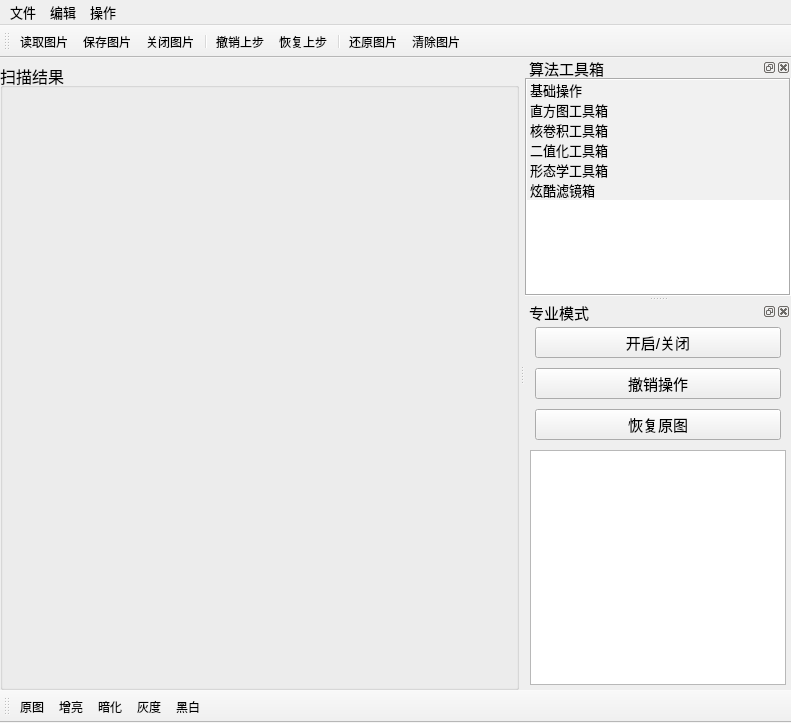
<?xml version="1.0" encoding="UTF-8"?>
<ui version="4.0">
 <class>MainWindow</class>
 <widget class="QMainWindow" name="MainWindow">
  <property name="geometry">
   <rect>
    <x>0</x>
    <y>0</y>
    <width>791</width>
    <height>723</height>
   </rect>
  </property>
  <property name="windowTitle">
   <string>Image Processor</string>
  </property>
  <property name="layoutDirection">
   <enum>Qt::LeftToRight</enum>
  </property>
  <property name="autoFillBackground">
   <bool>false</bool>
  </property>
  <property name="styleSheet">
   <string notr="true"/>
  </property>
  <property name="toolButtonStyle">
   <enum>Qt::ToolButtonIconOnly</enum>
  </property>
  <property name="documentMode">
   <bool>true</bool>
  </property>
  <property name="tabShape">
   <enum>QTabWidget::Rounded</enum>
  </property>
  <property name="dockNestingEnabled">
   <bool>true</bool>
  </property>
  <property name="dockOptions">
   <set>QMainWindow::AllowNestedDocks|QMainWindow::AllowTabbedDocks|QMainWindow::AnimatedDocks</set>
  </property>
  <property name="unifiedTitleAndToolBarOnMac">
   <bool>false</bool>
  </property>
  <widget class="QWidget" name="centralwidget">
   <property name="sizePolicy">
    <sizepolicy hsizetype="Expanding" vsizetype="Expanding">
     <horstretch>0</horstretch>
     <verstretch>0</verstretch>
    </sizepolicy>
   </property>
   <property name="maximumSize">
    <size>
     <width>16777215</width>
     <height>16777215</height>
    </size>
   </property>
   <layout class="QHBoxLayout" name="horizontalLayout_7">
    <property name="spacing">
     <number>0</number>
    </property>
    <property name="leftMargin">
     <number>0</number>
    </property>
    <property name="topMargin">
     <number>5</number>
    </property>
    <property name="rightMargin">
     <number>0</number>
    </property>
    <property name="bottomMargin">
     <number>0</number>
    </property>
    <item>
     <widget class="QSplitter" name="splitter">
      <property name="orientation">
       <enum>Qt::Horizontal</enum>
      </property>
      <widget class="QGroupBox" name="groupBox">
       <property name="font">
        <font>
         <pointsize>12</pointsize>
        </font>
       </property>
       <property name="title">
        <string>扫描结果</string>
       </property>
       <layout class="QVBoxLayout" name="initial_img">
        <property name="spacing">
         <number>0</number>
        </property>
        <property name="leftMargin">
         <number>0</number>
        </property>
        <property name="topMargin">
         <number>0</number>
        </property>
        <property name="rightMargin">
         <number>0</number>
        </property>
        <property name="bottomMargin">
         <number>0</number>
        </property>
       </layout>
      </widget>
     </widget>
    </item>
   </layout>
  </widget>
  <widget class="QMenuBar" name="menubar">
   <property name="geometry">
    <rect>
     <x>0</x>
     <y>0</y>
     <width>791</width>
     <height>29</height>
    </rect>
   </property>
   <property name="font">
    <font>
     <family>Microsoft YaHei</family>
     <pointsize>10</pointsize>
     <stylestrategy>PreferDefault</stylestrategy>
    </font>
   </property>
   <property name="autoFillBackground">
    <bool>false</bool>
   </property>
   <property name="styleSheet">
    <string notr="true"/>
   </property>
   <property name="defaultUp">
    <bool>false</bool>
   </property>
   <property name="nativeMenuBar">
    <bool>true</bool>
   </property>
   <widget class="QMenu" name="menuFile">
    <property name="font">
     <font>
      <pointsize>9</pointsize>
     </font>
    </property>
    <property name="contextMenuPolicy">
     <enum>Qt::DefaultContextMenu</enum>
    </property>
    <property name="styleSheet">
     <string notr="true"/>
    </property>
    <property name="title">
     <string>文件</string>
    </property>
    <addaction name="action_load_img"/>
    <addaction name="action_save_img"/>
   </widget>
   <widget class="QMenu" name="menu_edit">
    <property name="title">
     <string>编辑</string>
    </property>
    <addaction name="action_undo"/>
    <addaction name="action_redo"/>
    <addaction name="action_original_img"/>
    <addaction name="action_clear_img"/>
    <addaction name="action_close_img"/>
   </widget>
   <widget class="QMenu" name="menu">
    <property name="title">
     <string>操作</string>
    </property>
   </widget>
   <addaction name="menuFile"/>
   <addaction name="menu_edit"/>
   <addaction name="menu"/>
  </widget>
  <widget class="QToolBar" name="toolBar">
   <property name="windowTitle">
    <string>工具栏</string>
   </property>
   <property name="layoutDirection">
    <enum>Qt::LeftToRight</enum>
   </property>
   <property name="styleSheet">
    <string notr="true"/>
   </property>
   <property name="toolButtonStyle">
    <enum>Qt::ToolButtonIconOnly</enum>
   </property>
   <attribute name="toolBarArea">
    <enum>TopToolBarArea</enum>
   </attribute>
   <attribute name="toolBarBreak">
    <bool>false</bool>
   </attribute>
   <addaction name="action_load_img"/>
   <addaction name="action_save_img"/>
   <addaction name="action_close_img"/>
   <addaction name="separator"/>
   <addaction name="action_undo"/>
   <addaction name="action_redo"/>
   <addaction name="separator"/>
   <addaction name="action_original_img"/>
   <addaction name="action_clear_img"/>
  </widget>
  <widget class="QToolBar" name="Method_bar">
   <property name="font">
    <font>
     <weight>50</weight>
     <italic>false</italic>
     <bold>false</bold>
    </font>
   </property>
   <property name="windowTitle">
    <string>基础模式</string>
   </property>
   <property name="allowedAreas">
    <set>Qt::AllToolBarAreas</set>
   </property>
   <property name="iconSize">
    <size>
     <width>120</width>
     <height>120</height>
    </size>
   </property>
   <property name="toolButtonStyle">
    <enum>Qt::ToolButtonTextUnderIcon</enum>
   </property>
   <attribute name="toolBarArea">
    <enum>BottomToolBarArea</enum>
   </attribute>
   <attribute name="toolBarBreak">
    <bool>false</bool>
   </attribute>
   <addaction name="original"/>
   <addaction name="brighter"/>
   <addaction name="dimmer"/>
   <addaction name="graystyle"/>
   <addaction name="binary"/>
  </widget>
  <widget class="QDockWidget" name="dockWidget">
   <property name="minimumSize">
    <size>
     <width>89</width>
     <height>120</height>
    </size>
   </property>
   <property name="font">
    <font>
     <pointsize>11</pointsize>
    </font>
   </property>
   <property name="windowTitle">
    <string>算法工具箱</string>
   </property>
   <attribute name="dockWidgetArea">
    <number>2</number>
   </attribute>
   <widget class="QWidget" name="dockWidgetContents">
    <layout class="QVBoxLayout" name="verticalLayout">
     <property name="spacing">
      <number>0</number>
     </property>
     <property name="leftMargin">
      <number>0</number>
     </property>
     <property name="topMargin">
      <number>0</number>
     </property>
     <property name="rightMargin">
      <number>0</number>
     </property>
     <property name="bottomMargin">
      <number>0</number>
     </property>
     <item>
      <widget class="QSplitter" name="splitter_2">
       <property name="orientation">
        <enum>Qt::Vertical</enum>
       </property>
       <widget class="QFrame" name="frame_2">
        <property name="frameShape">
         <enum>QFrame::NoFrame</enum>
        </property>
        <property name="frameShadow">
         <enum>QFrame::Raised</enum>
        </property>
        <layout class="QVBoxLayout" name="verticalLayout_2">
         <property name="spacing">
          <number>0</number>
         </property>
         <property name="leftMargin">
          <number>0</number>
         </property>
         <property name="topMargin">
          <number>0</number>
         </property>
         <property name="rightMargin">
          <number>0</number>
         </property>
         <property name="bottomMargin">
          <number>0</number>
         </property>
         <item>
          <widget class="QTreeWidget" name="treeWidget_2">
           <property name="sizePolicy">
            <sizepolicy hsizetype="Expanding" vsizetype="Preferred">
             <horstretch>0</horstretch>
             <verstretch>0</verstretch>
            </sizepolicy>
           </property>
           <property name="autoFillBackground">
            <bool>false</bool>
           </property>
           <property name="styleSheet">
            <string notr="true">background-color: rgb(255, 255, 255);
selection-background-color: rgb(236, 236, 236);
alternate-background-color: rgb(232, 232, 232);</string>
           </property>
           <property name="frameShape">
            <enum>QFrame::Box</enum>
           </property>
           <property name="frameShadow">
            <enum>QFrame::Sunken</enum>
           </property>
           <property name="midLineWidth">
            <number>0</number>
           </property>
           <property name="editTriggers">
            <set>QAbstractItemView::DoubleClicked|QAbstractItemView::EditKeyPressed</set>
           </property>
           <property name="dragEnabled">
            <bool>false</bool>
           </property>
           <property name="selectionBehavior">
            <enum>QAbstractItemView::SelectRows</enum>
           </property>
           <property name="textElideMode">
            <enum>Qt::ElideLeft</enum>
           </property>
           <property name="autoExpandDelay">
            <number>-1</number>
           </property>
           <property name="indentation">
            <number>20</number>
           </property>
           <property name="rootIsDecorated">
            <bool>false</bool>
           </property>
           <property name="uniformRowHeights">
            <bool>false</bool>
           </property>
           <property name="itemsExpandable">
            <bool>true</bool>
           </property>
           <property name="sortingEnabled">
            <bool>false</bool>
           </property>
           <property name="animated">
            <bool>false</bool>
           </property>
           <property name="allColumnsShowFocus">
            <bool>true</bool>
           </property>
           <property name="wordWrap">
            <bool>false</bool>
           </property>
           <property name="headerHidden">
            <bool>true</bool>
           </property>
           <property name="expandsOnDoubleClick">
            <bool>false</bool>
           </property>
           <property name="columnCount">
            <number>1</number>
           </property>
           <attribute name="headerVisible">
            <bool>false</bool>
           </attribute>
           <attribute name="headerCascadingSectionResizes">
            <bool>false</bool>
           </attribute>
           <attribute name="headerMinimumSectionSize">
            <number>29</number>
           </attribute>
           <attribute name="headerHighlightSections">
            <bool>false</bool>
           </attribute>
           <attribute name="headerShowSortIndicator" stdset="0">
            <bool>false</bool>
           </attribute>
           <attribute name="headerStretchLastSection">
            <bool>true</bool>
           </attribute>
           <column>
            <property name="text">
             <string>工具栏</string>
            </property>
           </column>
           <item>
            <property name="text">
             <string>基础操作</string>
            </property>
            <property name="font">
             <font>
              <family>Microsoft YaHei</family>
              <pointsize>10</pointsize>
             </font>
            </property>
            <property name="background">
             <brush brushstyle="SolidPattern">
              <color alpha="255">
               <red>241</red>
               <green>241</green>
               <blue>241</blue>
              </color>
             </brush>
            </property>
            <property name="icon">
             <iconset>
              <selectedoff>../../material/arrow-right.png</selectedoff>
              <selectedon>../../material/arrow-down.png</selectedon>
             </iconset>
            </property>
            <item>
             <property name="text">
              <string>原图</string>
             </property>
            </item>
            <item>
             <property name="text">
              <string>增亮</string>
             </property>
             <property name="toolTip">
              <string/>
             </property>
             <property name="whatsThis">
              <string/>
             </property>
            </item>
            <item>
             <property name="text">
              <string>暗化</string>
             </property>
             <property name="toolTip">
              <string/>
             </property>
             <property name="whatsThis">
              <string/>
             </property>
            </item>
            <item>
             <property name="text">
              <string>灰度图</string>
             </property>
             <property name="toolTip">
              <string/>
             </property>
             <property name="whatsThis">
              <string/>
             </property>
            </item>
            <item>
             <property name="text">
              <string>黑白图</string>
             </property>
             <property name="toolTip">
              <string/>
             </property>
             <property name="whatsThis">
              <string/>
             </property>
            </item>
           </item>
           <item>
            <property name="text">
             <string>直方图工具箱</string>
            </property>
            <property name="font">
             <font>
              <family>Microsoft YaHei</family>
              <pointsize>10</pointsize>
             </font>
            </property>
            <property name="textAlignment">
             <set>AlignLeading|AlignVCenter</set>
            </property>
            <property name="background">
             <brush brushstyle="SolidPattern">
              <color alpha="255">
               <red>241</red>
               <green>241</green>
               <blue>241</blue>
              </color>
             </brush>
            </property>
            <property name="foreground">
             <brush brushstyle="NoBrush">
              <color alpha="255">
               <red>0</red>
               <green>0</green>
               <blue>0</blue>
              </color>
             </brush>
            </property>
            <property name="icon">
             <iconset>
              <selectedoff>../../material/arrow-right.png</selectedoff>
              <selectedon>../../material/arrow-down.png</selectedon>
             </iconset>
            </property>
            <item>
             <property name="text">
              <string>SSR</string>
             </property>
            </item>
            <item>
             <property name="text">
              <string>直方图均衡化</string>
             </property>
            </item>
            <item>
             <property name="text">
              <string>Clahe</string>
             </property>
             <property name="toolTip">
              <string/>
             </property>
            </item>
            <item>
             <property name="text">
              <string>Clahe(YUV)</string>
             </property>
             <property name="toolTip">
              <string/>
             </property>
             <property name="statusTip">
              <string/>
             </property>
             <property name="whatsThis">
              <string/>
             </property>
            </item>
            <item>
             <property name="text">
              <string>drag</string>
             </property>
            </item>
           </item>
           <item>
            <property name="text">
             <string>核卷积工具箱</string>
            </property>
            <property name="font">
             <font>
              <pointsize>10</pointsize>
             </font>
            </property>
            <property name="background">
             <brush brushstyle="SolidPattern">
              <color alpha="255">
               <red>241</red>
               <green>241</green>
               <blue>241</blue>
              </color>
             </brush>
            </property>
            <property name="icon">
             <iconset>
              <selectedoff>../../material/arrow-right.png</selectedoff>
              <selectedon>../../material/arrow-down.png</selectedon>
             </iconset>
            </property>
            <item>
             <property name="text">
              <string>模糊</string>
             </property>
            </item>
            <item>
             <property name="text">
              <string>平滑</string>
             </property>
            </item>
            <item>
             <property name="text">
              <string>模板增强锐化</string>
             </property>
            </item>
            <item>
             <property name="text">
              <string>USM算法增强锐化</string>
             </property>
            </item>
            <item>
             <property name="text">
              <string>边缘增强</string>
             </property>
            </item>
            <item>
             <property name="text">
              <string>边缘增强超级版</string>
             </property>
            </item>
            <item>
             <property name="text">
              <string>轮廓获取</string>
             </property>
            </item>
            <item>
             <property name="text">
              <string>边缘检测</string>
             </property>
            </item>
           </item>
           <item>
            <property name="text">
             <string>二值化工具箱</string>
            </property>
            <property name="font">
             <font>
              <pointsize>10</pointsize>
             </font>
            </property>
            <property name="background">
             <brush brushstyle="SolidPattern">
              <color alpha="255">
               <red>241</red>
               <green>241</green>
               <blue>241</blue>
              </color>
             </brush>
            </property>
            <property name="icon">
             <iconset>
              <selectedoff>../../material/arrow-right.png</selectedoff>
              <selectedon>../../material/arrow-down.png</selectedon>
             </iconset>
            </property>
            <item>
             <property name="text">
              <string>Otsu</string>
             </property>
            </item>
            <item>
             <property name="text">
              <string>移动平均</string>
             </property>
            </item>
            <item>
             <property name="text">
              <string>自适应阈值处理</string>
             </property>
            </item>
            <item>
             <property name="text">
              <string>Sauvola最强二值化算法</string>
             </property>
            </item>
           </item>
           <item>
            <property name="text">
             <string>形态学工具箱</string>
            </property>
            <property name="font">
             <font>
              <family>Microsoft YaHei</family>
              <pointsize>10</pointsize>
             </font>
            </property>
            <property name="background">
             <brush brushstyle="SolidPattern">
              <color alpha="255">
               <red>241</red>
               <green>241</green>
               <blue>241</blue>
              </color>
             </brush>
            </property>
            <property name="icon">
             <iconset>
              <selectedoff>../../material/arrow-right.png</selectedoff>
              <selectedon>../../material/arrow-down.png</selectedon>
             </iconset>
            </property>
            <item>
             <property name="text">
              <string>腐蚀</string>
             </property>
            </item>
            <item>
             <property name="text">
              <string>膨胀</string>
             </property>
            </item>
            <item>
             <property name="text">
              <string>开运算</string>
             </property>
            </item>
            <item>
             <property name="text">
              <string>闭运算</string>
             </property>
            </item>
           </item>
           <item>
            <property name="text">
             <string>炫酷滤镜箱</string>
            </property>
            <property name="font">
             <font>
              <pointsize>10</pointsize>
             </font>
            </property>
            <property name="background">
             <brush brushstyle="SolidPattern">
              <color alpha="255">
               <red>241</red>
               <green>241</green>
               <blue>241</blue>
              </color>
             </brush>
            </property>
            <property name="icon">
             <iconset>
              <selectedoff>../../material/arrow-right.png</selectedoff>
              <selectedon>../../material/arrow-down.png</selectedon>
             </iconset>
            </property>
            <item>
             <property name="text">
              <string>复古特效</string>
             </property>
            </item>
            <item>
             <property name="text">
              <string>流年特效</string>
             </property>
            </item>
           </item>
          </widget>
         </item>
        </layout>
       </widget>
      </widget>
     </item>
    </layout>
   </widget>
  </widget>
  <widget class="QDockWidget" name="dockWidget_2">
   <property name="minimumSize">
    <size>
     <width>0</width>
     <height>0</height>
    </size>
   </property>
   <property name="font">
    <font>
     <pointsize>11</pointsize>
    </font>
   </property>
   <property name="windowTitle">
    <string>专业模式</string>
   </property>
   <attribute name="dockWidgetArea">
    <number>2</number>
   </attribute>
   <widget class="QWidget" name="dockWidgetContents_2">
    <property name="sizePolicy">
     <sizepolicy hsizetype="Expanding" vsizetype="Preferred">
      <horstretch>0</horstretch>
      <verstretch>0</verstretch>
     </sizepolicy>
    </property>
    <layout class="QVBoxLayout" name="verticalLayout_4">
     <property name="spacing">
      <number>10</number>
     </property>
     <property name="leftMargin">
      <number>5</number>
     </property>
     <property name="topMargin">
      <number>5</number>
     </property>
     <property name="rightMargin">
      <number>5</number>
     </property>
     <property name="bottomMargin">
      <number>5</number>
     </property>
     <item>
      <layout class="QVBoxLayout" name="verticalLayout_3">
       <property name="spacing">
        <number>10</number>
       </property>
       <property name="leftMargin">
        <number>5</number>
       </property>
       <property name="rightMargin">
        <number>5</number>
       </property>
       <item>
        <widget class="QPushButton" name="change_mode">
         <property name="toolTip">
          <string>进入该模式后，你可以任意叠加处理方法</string>
         </property>
         <property name="text">
          <string>开启/关闭</string>
         </property>
         <property name="checkable">
          <bool>true</bool>
         </property>
        </widget>
       </item>
       <item>
        <widget class="QPushButton" name="version_control">
         <property name="text">
          <string>撤销操作</string>
         </property>
        </widget>
       </item>
       <item>
        <widget class="QPushButton" name="pushButton">
         <property name="text">
          <string>恢复原图</string>
         </property>
        </widget>
       </item>
      </layout>
     </item>
     <item>
      <widget class="QTextEdit" name="text_method"/>
     </item>
    </layout>
   </widget>
  </widget>
  <action name="action_load_img">
   <property name="icon">
    <iconset>
     <normalon>../../material/file-open.png</normalon>
    </iconset>
   </property>
   <property name="text">
    <string>读取图片</string>
   </property>
   <property name="shortcut">
    <string>Ctrl+O</string>
   </property>
   <property name="shortcutContext">
    <enum>Qt::WindowShortcut</enum>
   </property>
   <property name="menuRole">
    <enum>QAction::TextHeuristicRole</enum>
   </property>
   <property name="iconVisibleInMenu">
    <bool>true</bool>
   </property>
  </action>
  <action name="action_save_img">
   <property name="icon">
    <iconset>
     <normalon>../../material/save.png</normalon>
    </iconset>
   </property>
   <property name="text">
    <string>保存图片</string>
   </property>
   <property name="shortcut">
    <string>Ctrl+S</string>
   </property>
  </action>
  <action name="action_clear_img">
   <property name="icon">
    <iconset>
     <normalon>../../material/ashbin.png</normalon>
    </iconset>
   </property>
   <property name="text">
    <string>清除图片</string>
   </property>
   <property name="shortcut">
    <string>Ctrl+Del</string>
   </property>
  </action>
  <action name="action_original_img">
   <property name="icon">
    <iconset>
     <normalon>../../material/refresh.png</normalon>
    </iconset>
   </property>
   <property name="text">
    <string>还原图片</string>
   </property>
   <property name="shortcut">
    <string>Ctrl+R</string>
   </property>
  </action>
  <action name="action_undo">
   <property name="icon">
    <iconset>
     <normalon>../../material/direction-left.png</normalon>
    </iconset>
   </property>
   <property name="text">
    <string>撤销上步</string>
   </property>
   <property name="shortcut">
    <string>Ctrl+Z</string>
   </property>
  </action>
  <action name="action_redo">
   <property name="icon">
    <iconset>
     <normalon>../../material/direction-right.png</normalon>
    </iconset>
   </property>
   <property name="text">
    <string>恢复上步</string>
   </property>
   <property name="shortcut">
    <string>Ctrl+Shift+Z</string>
   </property>
  </action>
  <action name="action_close_img">
   <property name="icon">
    <iconset>
     <normalon>../../material/close.png</normalon>
    </iconset>
   </property>
   <property name="text">
    <string>关闭图片</string>
   </property>
   <property name="shortcut">
    <string>Ctrl+Shift+Del</string>
   </property>
  </action>
  <action name="original">
   <property name="checkable">
    <bool>false</bool>
   </property>
   <property name="checked">
    <bool>false</bool>
   </property>
   <property name="text">
    <string>原图</string>
   </property>
   <property name="autoRepeat">
    <bool>true</bool>
   </property>
   <property name="visible">
    <bool>true</bool>
   </property>
   <property name="menuRole">
    <enum>QAction::TextHeuristicRole</enum>
   </property>
   <property name="iconVisibleInMenu">
    <bool>true</bool>
   </property>
   <property name="priority">
    <enum>QAction::NormalPriority</enum>
   </property>
  </action>
  <action name="brighter">
   <property name="text">
    <string>增亮</string>
   </property>
   <property name="toolTip">
    <string>增亮</string>
   </property>
  </action>
  <action name="dimmer">
   <property name="text">
    <string>暗化</string>
   </property>
   <property name="toolTip">
    <string>暗化</string>
   </property>
  </action>
  <action name="graystyle">
   <property name="text">
    <string>灰度</string>
   </property>
   <property name="toolTip">
    <string>灰度</string>
   </property>
  </action>
  <action name="binary">
   <property name="text">
    <string>黑白</string>
   </property>
   <property name="toolTip">
    <string>黑白</string>
   </property>
  </action>
 </widget>
 <resources/>
 <connections/>
 <slots>
  <slot>load_img()</slot>
 </slots>
</ui>
